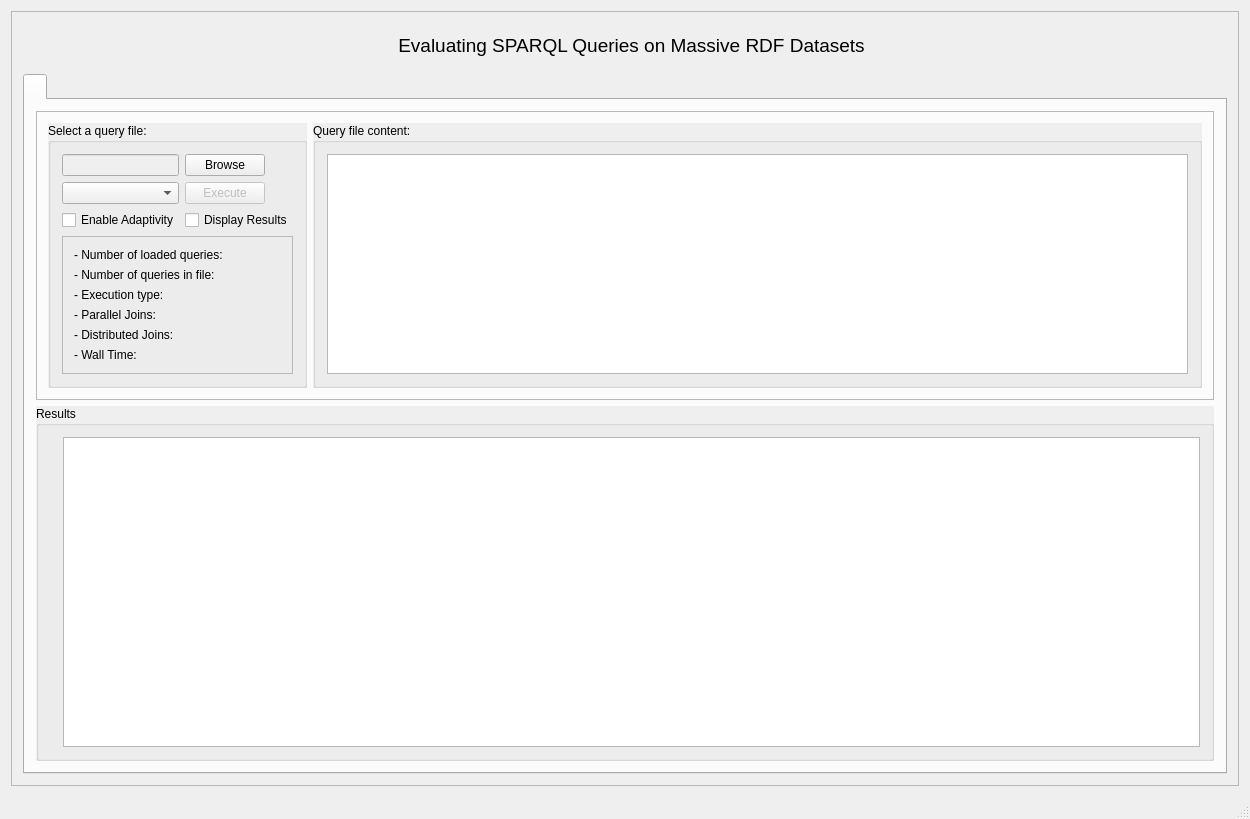
<?xml version="1.0" encoding="UTF-8"?>
<ui version="4.0">
 <class>MasterGUI</class>
 <widget class="QMainWindow" name="MasterGUI">
  <property name="geometry">
   <rect>
    <x>0</x>
    <y>0</y>
    <width>1250</width>
    <height>819</height>
   </rect>
  </property>
  <property name="sizePolicy">
   <sizepolicy hsizetype="Preferred" vsizetype="Preferred">
    <horstretch>0</horstretch>
    <verstretch>0</verstretch>
   </sizepolicy>
  </property>
  <property name="windowTitle">
   <string>MasterGUI</string>
  </property>
  <widget class="QWidget" name="centralWidget">
   <layout class="QGridLayout" name="gridLayout_3">
    <item row="0" column="0">
     <widget class="QFrame" name="frame">
      <property name="frameShape">
       <enum>QFrame::StyledPanel</enum>
      </property>
      <property name="frameShadow">
       <enum>QFrame::Raised</enum>
      </property>
      <layout class="QVBoxLayout" name="verticalLayout_2">
       <item>
        <widget class="QFrame" name="frame_2">
         <property name="sizePolicy">
          <sizepolicy hsizetype="Preferred" vsizetype="Fixed">
           <horstretch>0</horstretch>
           <verstretch>0</verstretch>
          </sizepolicy>
         </property>
         <property name="frameShape">
          <enum>QFrame::NoFrame</enum>
         </property>
         <property name="frameShadow">
          <enum>QFrame::Raised</enum>
         </property>
         <layout class="QHBoxLayout" name="horizontalLayout">
          <item>
           <widget class="QLabel" name="label">
            <property name="sizePolicy">
             <sizepolicy hsizetype="Maximum" vsizetype="Preferred">
              <horstretch>0</horstretch>
              <verstretch>0</verstretch>
             </sizepolicy>
            </property>
            <property name="text">
             <string/>
            </property>
            <property name="pixmap">
             <pixmap>../../images/header-kaust.jpg</pixmap>
            </property>
           </widget>
          </item>
          <item>
           <widget class="QLabel" name="label_5">
            <property name="font">
             <font>
              <pointsize>14</pointsize>
             </font>
            </property>
            <property name="text">
             <string>Evaluating SPARQL Queries on Massive RDF Datasets</string>
            </property>
            <property name="alignment">
             <set>Qt::AlignCenter</set>
            </property>
           </widget>
          </item>
         </layout>
        </widget>
       </item>
       <item>
        <widget class="QTabWidget" name="tabs">
         <property name="currentIndex">
          <number>0</number>
         </property>
         <widget class="QWidget" name="main_tab">
          <attribute name="title">
           <string/>
          </attribute>
          <layout class="QGridLayout" name="gridLayout_4">
           <item row="0" column="0">
            <widget class="QFrame" name="frame_5">
             <property name="sizePolicy">
              <sizepolicy hsizetype="Preferred" vsizetype="Fixed">
               <horstretch>0</horstretch>
               <verstretch>0</verstretch>
              </sizepolicy>
             </property>
             <property name="palette">
              <palette>
               <active>
                <colorrole role="Light">
                 <brush brushstyle="SolidPattern">
                  <color alpha="255">
                   <red>0</red>
                   <green>255</green>
                   <blue>0</blue>
                  </color>
                 </brush>
                </colorrole>
               </active>
               <inactive>
                <colorrole role="Light">
                 <brush brushstyle="SolidPattern">
                  <color alpha="255">
                   <red>0</red>
                   <green>255</green>
                   <blue>0</blue>
                  </color>
                 </brush>
                </colorrole>
               </inactive>
               <disabled>
                <colorrole role="Light">
                 <brush brushstyle="SolidPattern">
                  <color alpha="255">
                   <red>0</red>
                   <green>255</green>
                   <blue>0</blue>
                  </color>
                 </brush>
                </colorrole>
               </disabled>
              </palette>
             </property>
             <property name="autoFillBackground">
              <bool>false</bool>
             </property>
             <property name="frameShape">
              <enum>QFrame::StyledPanel</enum>
             </property>
             <property name="frameShadow">
              <enum>QFrame::Raised</enum>
             </property>
             <layout class="QGridLayout" name="gridLayout_2">
              <item row="0" column="1">
               <widget class="QGroupBox" name="groupBox_4">
                <property name="sizePolicy">
                 <sizepolicy hsizetype="Preferred" vsizetype="Expanding">
                  <horstretch>0</horstretch>
                  <verstretch>0</verstretch>
                 </sizepolicy>
                </property>
                <property name="autoFillBackground">
                 <bool>true</bool>
                </property>
                <property name="title">
                 <string>Query file content:</string>
                </property>
                <layout class="QGridLayout" name="gridLayout_7">
                 <item row="0" column="0">
                  <widget class="QPlainTextEdit" name="fileContent">
                   <property name="enabled">
                    <bool>true</bool>
                   </property>
                   <property name="palette">
                    <palette>
                     <active>
                      <colorrole role="Text">
                       <brush brushstyle="SolidPattern">
                        <color alpha="255">
                         <red>0</red>
                         <green>0</green>
                         <blue>0</blue>
                        </color>
                       </brush>
                      </colorrole>
                     </active>
                     <inactive>
                      <colorrole role="Text">
                       <brush brushstyle="SolidPattern">
                        <color alpha="255">
                         <red>0</red>
                         <green>0</green>
                         <blue>0</blue>
                        </color>
                       </brush>
                      </colorrole>
                     </inactive>
                     <disabled>
                      <colorrole role="Text">
                       <brush brushstyle="SolidPattern">
                        <color alpha="255">
                         <red>0</red>
                         <green>0</green>
                         <blue>0</blue>
                        </color>
                       </brush>
                      </colorrole>
                     </disabled>
                    </palette>
                   </property>
                   <property name="verticalScrollBarPolicy">
                    <enum>Qt::ScrollBarAsNeeded</enum>
                   </property>
                   <property name="horizontalScrollBarPolicy">
                    <enum>Qt::ScrollBarAsNeeded</enum>
                   </property>
                   <property name="lineWrapMode">
                    <enum>QPlainTextEdit::NoWrap</enum>
                   </property>
                   <property name="readOnly">
                    <bool>true</bool>
                   </property>
                   <property name="plainText">
                    <string/>
                   </property>
                   <property name="backgroundVisible">
                    <bool>false</bool>
                   </property>
                  </widget>
                 </item>
                </layout>
               </widget>
              </item>
              <item row="0" column="0">
               <widget class="QGroupBox" name="groupBox_2">
                <property name="sizePolicy">
                 <sizepolicy hsizetype="Maximum" vsizetype="Minimum">
                  <horstretch>0</horstretch>
                  <verstretch>0</verstretch>
                 </sizepolicy>
                </property>
                <property name="autoFillBackground">
                 <bool>true</bool>
                </property>
                <property name="title">
                 <string>Select a query file:</string>
                </property>
                <layout class="QFormLayout" name="formLayout">
                 <item row="0" column="0" colspan="2">
                  <layout class="QGridLayout" name="gridLayout_8">
                   <item row="3" column="0" colspan="2">
                    <widget class="QFrame" name="frame_3">
                     <property name="frameShape">
                      <enum>QFrame::StyledPanel</enum>
                     </property>
                     <property name="frameShadow">
                      <enum>QFrame::Raised</enum>
                     </property>
                     <layout class="QGridLayout" name="gridLayout_6">
                      <item row="2" column="0">
                       <widget class="QLabel" name="label_6">
                        <property name="text">
                         <string>- Execution type: </string>
                        </property>
                       </widget>
                      </item>
                      <item row="2" column="1">
                       <widget class="QLabel" name="exec_type">
                        <property name="palette">
                         <palette>
                          <active>
                           <colorrole role="WindowText">
                            <brush brushstyle="SolidPattern">
                             <color alpha="255">
                              <red>170</red>
                              <green>0</green>
                              <blue>0</blue>
                             </color>
                            </brush>
                           </colorrole>
                          </active>
                          <inactive>
                           <colorrole role="WindowText">
                            <brush brushstyle="SolidPattern">
                             <color alpha="255">
                              <red>170</red>
                              <green>0</green>
                              <blue>0</blue>
                             </color>
                            </brush>
                           </colorrole>
                          </inactive>
                          <disabled>
                           <colorrole role="WindowText">
                            <brush brushstyle="SolidPattern">
                             <color alpha="255">
                              <red>190</red>
                              <green>190</green>
                              <blue>190</blue>
                             </color>
                            </brush>
                           </colorrole>
                          </disabled>
                         </palette>
                        </property>
                        <property name="text">
                         <string/>
                        </property>
                       </widget>
                      </item>
                      <item row="1" column="0">
                       <widget class="QLabel" name="label_3">
                        <property name="text">
                         <string>- Number of queries in file: </string>
                        </property>
                       </widget>
                      </item>
                      <item row="0" column="1">
                       <widget class="QLabel" name="loaded_label">
                        <property name="text">
                         <string/>
                        </property>
                       </widget>
                      </item>
                      <item row="0" column="0">
                       <widget class="QLabel" name="label_4">
                        <property name="text">
                         <string>- Number of loaded queries: </string>
                        </property>
                       </widget>
                      </item>
                      <item row="1" column="1">
                       <widget class="QLabel" name="num_queries_label">
                        <property name="text">
                         <string/>
                        </property>
                       </widget>
                      </item>
                      <item row="5" column="0">
                       <widget class="QLabel" name="label_2">
                        <property name="text">
                         <string>- Wall Time: </string>
                        </property>
                       </widget>
                      </item>
                      <item row="3" column="0">
                       <widget class="QLabel" name="label_7">
                        <property name="text">
                         <string>- Parallel Joins:</string>
                        </property>
                       </widget>
                      </item>
                      <item row="5" column="1">
                       <widget class="QLabel" name="wall_time_label">
                        <property name="palette">
                         <palette>
                          <active>
                           <colorrole role="WindowText">
                            <brush brushstyle="SolidPattern">
                             <color alpha="255">
                              <red>170</red>
                              <green>0</green>
                              <blue>0</blue>
                             </color>
                            </brush>
                           </colorrole>
                           <colorrole role="Text">
                            <brush brushstyle="SolidPattern">
                             <color alpha="255">
                              <red>170</red>
                              <green>0</green>
                              <blue>0</blue>
                             </color>
                            </brush>
                           </colorrole>
                          </active>
                          <inactive>
                           <colorrole role="WindowText">
                            <brush brushstyle="SolidPattern">
                             <color alpha="255">
                              <red>170</red>
                              <green>0</green>
                              <blue>0</blue>
                             </color>
                            </brush>
                           </colorrole>
                           <colorrole role="Text">
                            <brush brushstyle="SolidPattern">
                             <color alpha="255">
                              <red>170</red>
                              <green>0</green>
                              <blue>0</blue>
                             </color>
                            </brush>
                           </colorrole>
                          </inactive>
                          <disabled>
                           <colorrole role="WindowText">
                            <brush brushstyle="SolidPattern">
                             <color alpha="255">
                              <red>190</red>
                              <green>190</green>
                              <blue>190</blue>
                             </color>
                            </brush>
                           </colorrole>
                           <colorrole role="Text">
                            <brush brushstyle="SolidPattern">
                             <color alpha="255">
                              <red>190</red>
                              <green>190</green>
                              <blue>190</blue>
                             </color>
                            </brush>
                           </colorrole>
                          </disabled>
                         </palette>
                        </property>
                        <property name="font">
                         <font>
                          <pointsize>9</pointsize>
                         </font>
                        </property>
                        <property name="text">
                         <string/>
                        </property>
                       </widget>
                      </item>
                      <item row="4" column="0">
                       <widget class="QLabel" name="label_8">
                        <property name="text">
                         <string>- Distributed Joins:</string>
                        </property>
                       </widget>
                      </item>
                      <item row="3" column="1">
                       <widget class="QLabel" name="num_parallel_label">
                        <property name="palette">
                         <palette>
                          <active>
                           <colorrole role="WindowText">
                            <brush brushstyle="SolidPattern">
                             <color alpha="255">
                              <red>170</red>
                              <green>0</green>
                              <blue>0</blue>
                             </color>
                            </brush>
                           </colorrole>
                           <colorrole role="Text">
                            <brush brushstyle="SolidPattern">
                             <color alpha="255">
                              <red>170</red>
                              <green>0</green>
                              <blue>0</blue>
                             </color>
                            </brush>
                           </colorrole>
                          </active>
                          <inactive>
                           <colorrole role="WindowText">
                            <brush brushstyle="SolidPattern">
                             <color alpha="255">
                              <red>170</red>
                              <green>0</green>
                              <blue>0</blue>
                             </color>
                            </brush>
                           </colorrole>
                           <colorrole role="Text">
                            <brush brushstyle="SolidPattern">
                             <color alpha="255">
                              <red>170</red>
                              <green>0</green>
                              <blue>0</blue>
                             </color>
                            </brush>
                           </colorrole>
                          </inactive>
                          <disabled>
                           <colorrole role="WindowText">
                            <brush brushstyle="SolidPattern">
                             <color alpha="255">
                              <red>190</red>
                              <green>190</green>
                              <blue>190</blue>
                             </color>
                            </brush>
                           </colorrole>
                           <colorrole role="Text">
                            <brush brushstyle="SolidPattern">
                             <color alpha="255">
                              <red>190</red>
                              <green>190</green>
                              <blue>190</blue>
                             </color>
                            </brush>
                           </colorrole>
                          </disabled>
                         </palette>
                        </property>
                        <property name="text">
                         <string/>
                        </property>
                       </widget>
                      </item>
                      <item row="4" column="1">
                       <widget class="QLabel" name="num_distrib_label">
                        <property name="palette">
                         <palette>
                          <active>
                           <colorrole role="WindowText">
                            <brush brushstyle="SolidPattern">
                             <color alpha="255">
                              <red>170</red>
                              <green>0</green>
                              <blue>0</blue>
                             </color>
                            </brush>
                           </colorrole>
                           <colorrole role="Text">
                            <brush brushstyle="SolidPattern">
                             <color alpha="255">
                              <red>170</red>
                              <green>0</green>
                              <blue>0</blue>
                             </color>
                            </brush>
                           </colorrole>
                          </active>
                          <inactive>
                           <colorrole role="WindowText">
                            <brush brushstyle="SolidPattern">
                             <color alpha="255">
                              <red>170</red>
                              <green>0</green>
                              <blue>0</blue>
                             </color>
                            </brush>
                           </colorrole>
                           <colorrole role="Text">
                            <brush brushstyle="SolidPattern">
                             <color alpha="255">
                              <red>170</red>
                              <green>0</green>
                              <blue>0</blue>
                             </color>
                            </brush>
                           </colorrole>
                          </inactive>
                          <disabled>
                           <colorrole role="WindowText">
                            <brush brushstyle="SolidPattern">
                             <color alpha="255">
                              <red>190</red>
                              <green>190</green>
                              <blue>190</blue>
                             </color>
                            </brush>
                           </colorrole>
                           <colorrole role="Text">
                            <brush brushstyle="SolidPattern">
                             <color alpha="255">
                              <red>190</red>
                              <green>190</green>
                              <blue>190</blue>
                             </color>
                            </brush>
                           </colorrole>
                          </disabled>
                         </palette>
                        </property>
                        <property name="text">
                         <string/>
                        </property>
                       </widget>
                      </item>
                     </layout>
                    </widget>
                   </item>
                   <item row="1" column="1">
                    <widget class="QPushButton" name="execButton">
                     <property name="enabled">
                      <bool>false</bool>
                     </property>
                     <property name="sizePolicy">
                      <sizepolicy hsizetype="Fixed" vsizetype="Fixed">
                       <horstretch>0</horstretch>
                       <verstretch>0</verstretch>
                      </sizepolicy>
                     </property>
                     <property name="layoutDirection">
                      <enum>Qt::LeftToRight</enum>
                     </property>
                     <property name="text">
                      <string>Execute</string>
                     </property>
                    </widget>
                   </item>
                   <item row="0" column="1">
                    <widget class="QPushButton" name="browseButton">
                     <property name="sizePolicy">
                      <sizepolicy hsizetype="Fixed" vsizetype="Fixed">
                       <horstretch>0</horstretch>
                       <verstretch>0</verstretch>
                      </sizepolicy>
                     </property>
                     <property name="text">
                      <string>Browse</string>
                     </property>
                    </widget>
                   </item>
                   <item row="1" column="0">
                    <widget class="QComboBox" name="qList">
                     <property name="sizePolicy">
                      <sizepolicy hsizetype="Preferred" vsizetype="Fixed">
                       <horstretch>0</horstretch>
                       <verstretch>0</verstretch>
                      </sizepolicy>
                     </property>
                    </widget>
                   </item>
                   <item row="0" column="0">
                    <widget class="QLineEdit" name="queryPath">
                     <property name="enabled">
                      <bool>false</bool>
                     </property>
                     <property name="sizePolicy">
                      <sizepolicy hsizetype="Minimum" vsizetype="Fixed">
                       <horstretch>0</horstretch>
                       <verstretch>100</verstretch>
                      </sizepolicy>
                     </property>
                     <property name="minimumSize">
                      <size>
                       <width>100</width>
                       <height>0</height>
                      </size>
                     </property>
                     <property name="baseSize">
                      <size>
                       <width>0</width>
                       <height>0</height>
                      </size>
                     </property>
                     <property name="palette">
                      <palette>
                       <active>
                        <colorrole role="WindowText">
                         <brush brushstyle="SolidPattern">
                          <color alpha="255">
                           <red>0</red>
                           <green>0</green>
                           <blue>0</blue>
                          </color>
                         </brush>
                        </colorrole>
                        <colorrole role="Text">
                         <brush brushstyle="SolidPattern">
                          <color alpha="255">
                           <red>0</red>
                           <green>0</green>
                           <blue>0</blue>
                          </color>
                         </brush>
                        </colorrole>
                       </active>
                       <inactive>
                        <colorrole role="WindowText">
                         <brush brushstyle="SolidPattern">
                          <color alpha="255">
                           <red>0</red>
                           <green>0</green>
                           <blue>0</blue>
                          </color>
                         </brush>
                        </colorrole>
                        <colorrole role="Text">
                         <brush brushstyle="SolidPattern">
                          <color alpha="255">
                           <red>0</red>
                           <green>0</green>
                           <blue>0</blue>
                          </color>
                         </brush>
                        </colorrole>
                       </inactive>
                       <disabled>
                        <colorrole role="WindowText">
                         <brush brushstyle="SolidPattern">
                          <color alpha="255">
                           <red>0</red>
                           <green>0</green>
                           <blue>0</blue>
                          </color>
                         </brush>
                        </colorrole>
                        <colorrole role="Text">
                         <brush brushstyle="SolidPattern">
                          <color alpha="255">
                           <red>0</red>
                           <green>0</green>
                           <blue>0</blue>
                          </color>
                         </brush>
                        </colorrole>
                       </disabled>
                      </palette>
                     </property>
                     <property name="acceptDrops">
                      <bool>false</bool>
                     </property>
                    </widget>
                   </item>
                   <item row="2" column="0">
                    <widget class="QCheckBox" name="enableAdaptivity">
                     <property name="text">
                      <string>Enable Adaptivity</string>
                     </property>
                     <property name="checked">
                      <bool>false</bool>
                     </property>
                    </widget>
                   </item>
                   <item row="2" column="1">
                    <widget class="QCheckBox" name="displayResultsCB">
                     <property name="text">
                      <string>Display Results</string>
                     </property>
                     <property name="checked">
                      <bool>false</bool>
                     </property>
                    </widget>
                   </item>
                  </layout>
                 </item>
                </layout>
               </widget>
              </item>
             </layout>
            </widget>
           </item>
           <item row="1" column="0">
            <widget class="QGroupBox" name="resultBox">
             <property name="autoFillBackground">
              <bool>true</bool>
             </property>
             <property name="title">
              <string>Results</string>
             </property>
             <layout class="QGridLayout" name="gridLayout_5">
              <item row="0" column="1">
               <widget class="QTableWidget" name="resultTable">
                <property name="horizontalScrollBarPolicy">
                 <enum>Qt::ScrollBarAsNeeded</enum>
                </property>
               </widget>
              </item>
              <item row="0" column="0">
               <widget class="QLabel" name="gnuLabel">
                <property name="text">
                 <string/>
                </property>
                <property name="alignment">
                 <set>Qt::AlignCenter</set>
                </property>
               </widget>
              </item>
             </layout>
            </widget>
           </item>
          </layout>
         </widget>
        </widget>
       </item>
      </layout>
     </widget>
    </item>
   </layout>
  </widget>
  <widget class="QStatusBar" name="statusBar">
   <property name="layoutDirection">
    <enum>Qt::LeftToRight</enum>
   </property>
  </widget>
 </widget>
 <layoutdefault spacing="6" margin="11"/>
 <resources/>
 <connections/>
</ui>
